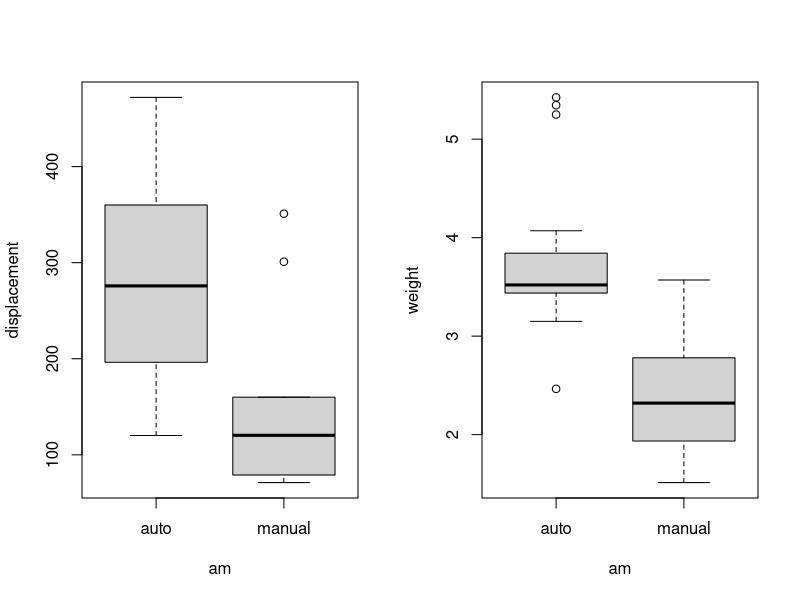
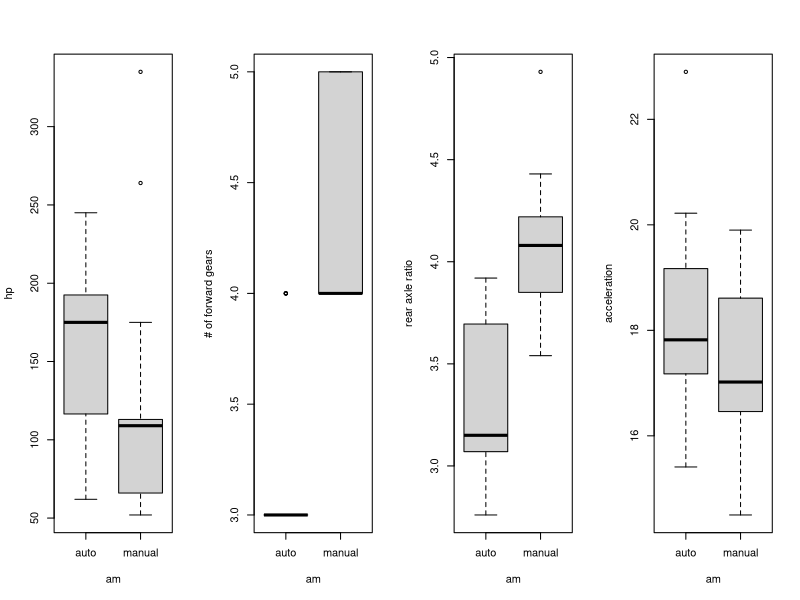
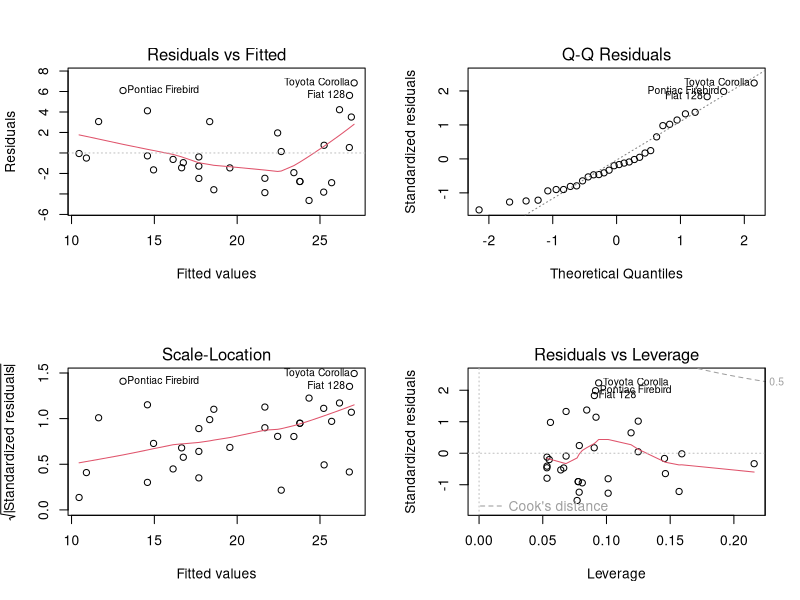

The R source for these figures, in order:
## ---- chunk 1
data(mtcars)
head(mtcars, 3)
## ---- chunk 2
mtcars$am = factor(mtcars$am, levels=c(0, 1), labels=c("auto", "manual"), ordered=FALSE)
mtcars$vs = factor(mtcars$vs, levels=c(0, 1), labels=c("vshaped", "inline"), ordered=FALSE)
## ---- chunk 3
t.test(mpg ~ am, data = mtcars)
## ---- chunk 4
fit = lm(mpg ~ am, data = mtcars)
summary(fit)
## ---- chunk 5
fit2 = lm(mpg ~ am + disp, data = mtcars)
summary(fit2)
## ---- chunk 6
par(mfrow=c(1,2))

boxplot(disp ~ am, data = mtcars, ylab="displacement")
boxplot(wt ~ am, data = mtcars, ylab="weight")

t.test(disp ~ am, data = mtcars)
t.test(wt ~ am, data = mtcars)
## ---- chunk 7
par(mfrow=c(1,4))

boxplot(hp ~ am, data = mtcars, ylab="hp")
boxplot(gear ~ am, data = mtcars, ylab="# of forward gears")
boxplot(drat ~ am, data = mtcars, ylab="rear axle ratio")
boxplot(qsec ~ am, data = mtcars, ylab="acceleration")

t.test(hp ~ am, data = mtcars)
t.test(gear ~ am, data = mtcars)
t.test(drat ~ am, data = mtcars)
t.test(qsec ~ am, data = mtcars)
## ---- chunk 8
par(mfrow=c(2,2))
plot(fit2)
